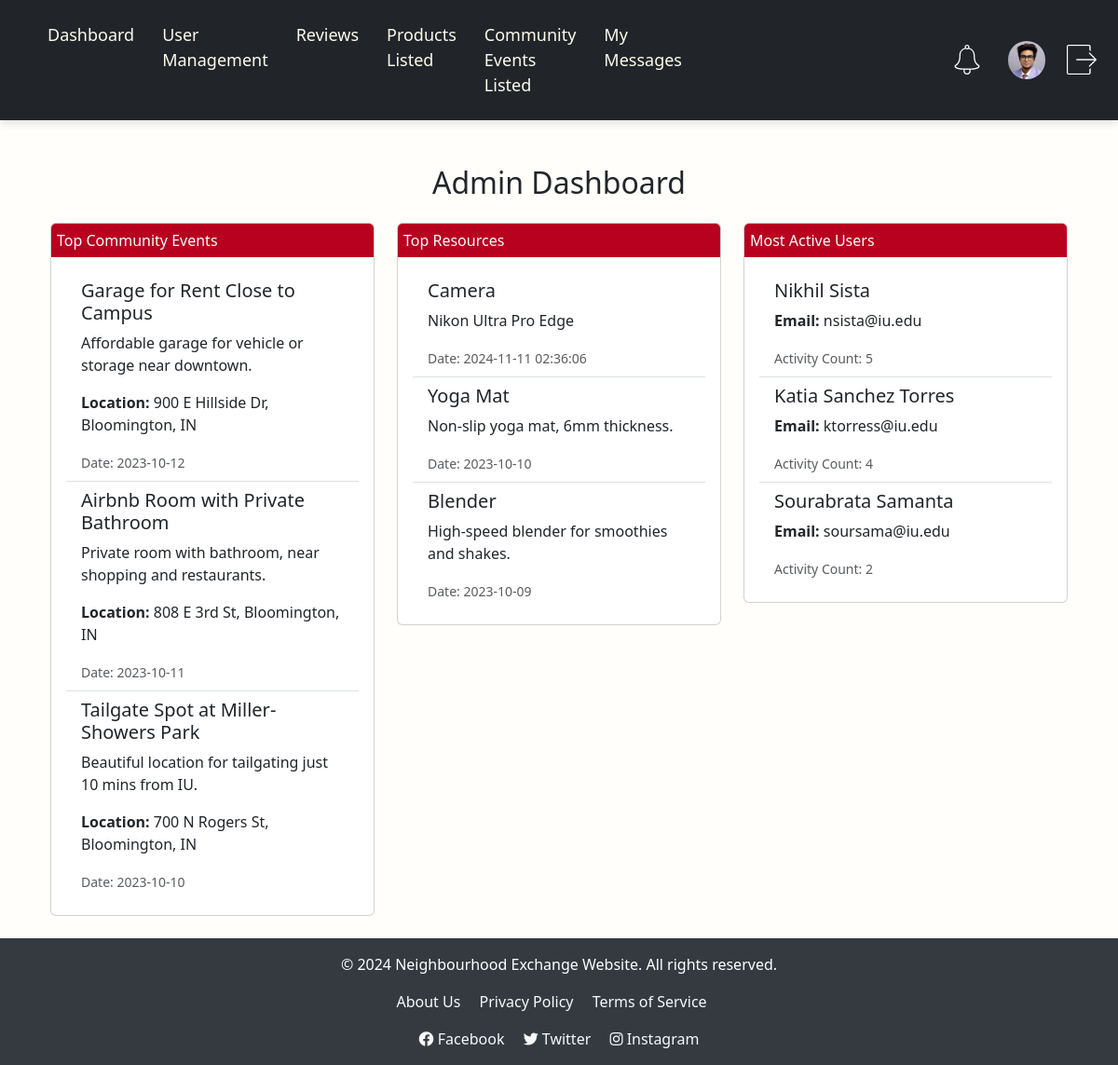
/admin_dashboard (signed in), run on the app's committed database.
### tables this page shows
CREATE TABLE Community (
    community_id INTEGER PRIMARY KEY AUTOINCREMENT,
    user_id INTEGER,
    title TEXT NOT NULL,
    description TEXT,
    images TEXT,
    location TEXT,  -- Changed from category to location
    availability TEXT,
    date_posted TEXT NOT NULL,
    FOREIGN KEY (user_id) REFERENCES Users(user_id)
);

CREATE TABLE Resources (
        resource_id INTEGER PRIMARY KEY AUTOINCREMENT,
        user_id INTEGER,
        title TEXT NOT NULL,
        description TEXT,
        images TEXT,
        category TEXT,
        availability TEXT,
        date_posted TEXT NOT NULL, reserved_by INTEGER DEFAULT NULL,
        FOREIGN KEY (user_id) REFERENCES Users(user_id)
    );

CREATE TABLE Users (
        user_id INTEGER PRIMARY KEY AUTOINCREMENT,
        name TEXT NOT NULL,
        email TEXT NOT NULL UNIQUE,
        password TEXT NOT NULL,
        profile_image TEXT,
        location TEXT,
        role TEXT DEFAULT 'User',  -- Role column to distinguish between Admin and User
        date_created TEXT DEFAULT CURRENT_TIMESTAMP
    , last_login TEXT);

### app.py (the view)
@app.route('/admin_dashboard')
@login_required
def admin_dashboard():
    if 'user_id' not in session or session['role'] != 'Admin':
        return redirect('/login')
    conn = get_db_connection()
    total_users = conn.execute('SELECT COUNT(*) FROM Users').fetchone()[0]
    active_users = conn.execute('SELECT COUNT(*) FROM Users WHERE last_login > DATE("now", "-7 day")').fetchone()[0]
    top_resources_query = '''
    SELECT title, description, date_posted
    FROM Resources
    ORDER BY date_posted DESC
    LIMIT 3;
    '''
    top_resources = conn.execute(top_resources_query).fetchall()
    top_community_events_query = '''
    SELECT title, description, location, date_posted
    FROM Community
    ORDER BY date_posted DESC
    LIMIT 3;
    '''
    top_community_events = conn.execute(top_community_events_query).fetchall()
    most_active_users_query = '''
    SELECT name, email, COUNT(*) AS activity_count
    FROM Users
    JOIN Resources ON Users.user_id = Resources.user_id
    GROUP BY Users.user_id
    ORDER BY activity_count DESC
    LIMIT 3;
    '''
    most_active_users = conn.execute(most_active_users_query).fetchall()
    conn.close()
    return render_template(
        'admin_dashboard.html', user_name=session['user_name'],
        total_users=total_users,
        active_users=active_users,
        top_resources=top_resources,
        top_community_events=top_community_events,
        most_active_users=most_active_users
    )

### app.py (called while the page is built)
def get_db_connection():
    conn = sqlite3.connect('community.db')
    conn.row_factory = sqlite3.Row
    return conn

@app.after_request
def add_header(response):
    response.headers['Cache-Control'] = 'no-store, no-cache, must-revalidate, max-age=0'
    response.headers['Pragma'] = 'no-cache'
    response.headers['Expires'] = '0'
    return response

def login_required(f):
    @wraps(f)
    def decorated_function(*args, **kwargs):
        if 'user_id' not in session:
            flash('Please log in to access this page.', 'danger')
            return redirect(url_for('login'))
        return f(*args, **kwargs)
    return decorated_function

### templates/admin_dashboard.html (shortened to what this page needs)
{% extends "base.html" %}
{% block content %}
<div class="container mt-4">
    <h2 class="text-center mb-4">Admin Dashboard</h2>
    <div class="row">
        <div class="col-md-4 mb-4">
            <div class="card">
                <div class="card-header buttonUs">
                    Top Community Events
                </div>
                <div class="card-body">
                    <ul class="list-group list-group-flush">
                        {% for event in top_community_events %}
                        <li class="list-group-item">
                            <h5>{{ event['title'] }}</h5>
                            <p>{{ event['description'] }}</p>
                            <p><strong>Location:</strong> {{ event['location'] }}</p>
                            <small class="text-muted">Date: {{ event['date_posted'] }}</small>
                        </li>
                        {% endfor %}
                    </ul>
                </div>
            </div>
        </div>
        <div class="col-md-4 mb-4">
            <div class="card">
                <div class="card-header buttonUs">
                    Top Resources
                </div>
                <div class="card-body">
                    <ul class="list-group list-group-flush">
                        {% for resource in top_resources %}
                        <li class="list-group-item">
                            <h5>{{ resource['title'] }}</h5>
                            <p>{{ resource['description'] }}</p>
                            <small class="text-muted">Date: {{ resource['date_posted'] }}</small>
                        </li>
                        {% endfor %}
                    </ul>
                </div>
            </div>
        </div>
        <div class="col-md-4 mb-4">
            <div class="card">
                <div class="card-header buttonUs">
                    Most Active Users
                </div>
                <div class="card-body">
                    <ul class="list-group list-group-flush">
                        {% for user in most_active_users %}
                        <li class="list-group-item">
                            <h5>{{ user['name'] }}</h5>
                            <p><strong>Email:</strong> {{ user['email'] }}</p>
                            <small class="text-muted">Activity Count: {{ user['activity_count'] }}</small>
                        </li>
                        {% endfor %}
                    </ul>
                </div>
            </div>
        </div>
    </div>
</div>
{% endblock %}

### static/styles.css (style rules this page uses)
body { background-color:#fffefb ; height: 100vh; justify-content: center; align-items: center; margin: 0; }
.buttonUs { font-size: medium; background: #b8001f; color: white; font-weight: 500; border-radius: 5px; padding: 6px 6px; border:none; text-decoration: none; }

### data on the page
Community: title "Garage for Rent Close to Campus", description "Affordable garage for vehicle or storage near downtown.", location "900 E Hillside Dr, Bloomington, IN", date_posted "2023-10-12"
Community: title "Airbnb Room with Private Bathroom", description "Private room with bathroom, near shopping and restaurants.", location "808 E 3rd St, Bloomington, IN", date_posted "2023-10-11"
Community: title "Tailgate Spot at Miller-Showers Park", description "Beautiful location for tailgating just 10 mins from IU.", location "700 N Rogers St, Bloomington, IN", date_posted "2023-10-10"
Resources: title "Camera", description "Nikon Ultra Pro Edge", date_posted "2024-11-11 02:36:06"
Resources: title "Yoga Mat", description "Non-slip yoga mat, 6mm thickness.", date_posted "2023-10-10"
Resources: title "Blender", description "High-speed blender for smoothies and shakes.", date_posted "2023-10-09"
Users: name "Nikhil Sista", email "nsista@iu.edu", activity_count "5"
Users: name "Katia Sanchez Torres", email "ktorress@iu.edu", activity_count "4"
Users: name "Sourabrata Samanta", email "soursama@iu.edu", activity_count "2"
